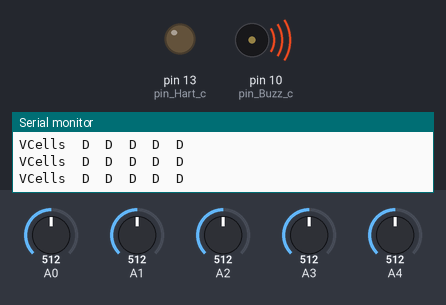
A sketch run on a simulated Arduino Nano, built with avr-gcc and run on an emulated ATmega328P. Parts: output pins drawn as LEDs (lit = HIGH), buzzer (waves = sounding), the last lines printed to the serial monitor. The inputs (shaded band) are chosen by the test bench; at power-on: A0 = 512, A4 = 512, A1 = 512, A2 = 512, A3 = 512. Random numbers use the default seed unless the sketch sets one.

Above: at 1.5 s.
1.6 s: A0 set to 30
At 2.8 s:
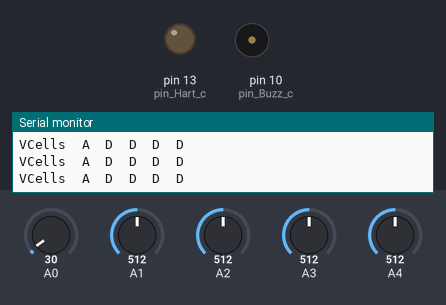
4.6 s: A4 set to 30
7.6 s: A1 set to 57
At 9.48 s:
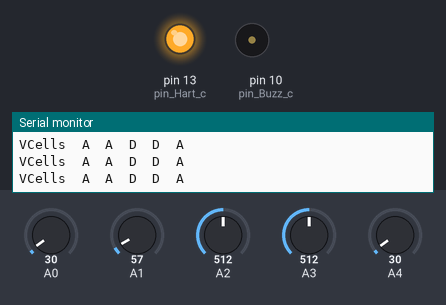
10.6 s: A1 set to 48
13.6 s: A2 set to 30
16.4 s: A3 set to 186
18.5 s: A3 set to 170
Timing chart, 0 to 21.5 s (numbered marks = the images above; inputs shaded):
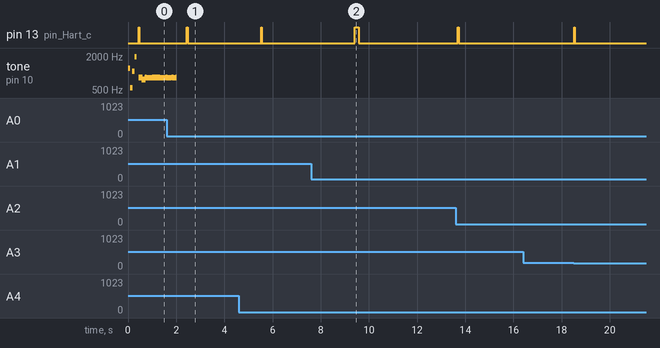

Measured:
- by itself, tone on pin 10 (pin_Buzz_c): plays 840 Hz for 0.01 s, 831 Hz for 0.01 s, 830 Hz for 0.20 s, 834 Hz for 0.01 s, 835 Hz for 0.01 s, 829 Hz for 0.01 s … (11 notes in this stretch)

The sketch:

Main.ino
```cpp
///////////////////////////////////////////////////////////////////////////////////////////////////////////////////
///////////////////////////////////////////////////////////////////////////////////////////////////////////////////
/*
		Version 1: 7 Juillet 2017
		Auteur: Jimmy Poirier

		-Le programme du BMS 5 cellules Li-ion as principalement pour objectif de
		superviser la tention de chacune des 5 cellules de la batterie 18.5V.
		-La carte communique avec le BMS de la batterie voisine dans le but que
		chacune d'entre elle puissent détecter une défaillance de l'autre.
		-La carte communique avec un haute à l'aide du protocole UART.
*/
///////////////////////////////////////////////////////////////////////////////////////////////////////////////////
///////////////////////////////////////////////////////////////////////////////////////////////////////////////////

const long serialBautRate_c = 115200;  //baud rate UART matériel

///////////////////////////////////
//	Pin Description:
const int pin_VCells_c[5] = {0,	1,	2,	3,	4};

const int pin_IBat_c = 5;		//Sonde de courant
const int pin_Temp_c = 6;		//Sonde de température

const int pin_Buzz_c = 10;
const int pin_Hart_c = 13;
const int pin_Relais = 5;

///////////////////////////////////
//  Constante type d'alarme
const int alrm_aucune_c   = 0;		//aucune alarme
const int alrm_batMax_c   = 1;		//alarme batterie trop haute
const int alrm_batLow_c   = 2;		//alarme batterie basse
const int alrm_batCritq_c = 3;		//alarme batterie très basse
const int alrm_batMin_c	  = 4;		//alarme batterie trop basse

///////////////////////////////////
//	Variables Constantes:
const long usPerSec_c = 1000000;						//nombre de us dans 1 seconde

const long freqLoopSurv_c = 100;								//Fréquance de la boucle de surveillance, (hz)
const long periodLoopSurv_c = usPerSec_c / freqLoopSurv_c;		//Période de la boucle de surveillance

const long hartTmpPeriod_c = usPerSec_c;						//Période Hart	   (us = 1sec / hz) ou (us = 1sec * periode)
const long hartTmpActif_c  = hartTmpPeriod_c / 40;				//Temps actif Hart (us = hartTmpPeriod / diviseur)

const long buzzTmpPeriod_c = usPerSec_c * 10;					//Période Hart	   (us = 1sec / hz) ou (us = 1sec * periode)
const long buzzTmpActif_c  = buzzTmpPeriod_c / 40;				//Temps actif Hart (us = hartTmpPeriod / diviseur)

const float propMoyVcell_c = 0.1;								//Proportion de la tention des cellule moyenné sur la valeur précédente

const float maxAnal_c = 1024;						//Valeur de 100% d'entre analogique
const float vReff_c = 1.1;						//Référence analogique interne
const float mullVcells_c[5] = {	23.453,	23.308,	23.218,	23.135,	23.082 };		//division du diviseur de tention


const float vCellMax_c	 = 4.23;				//tention maximale toléré
const float vCellBas_c	 = 3.5;					//tention avertissement bas
const float vCellTresBas_c = 3.3;					//tention avertissement tre bas
const float vCellMin_c     = 3.0;					//tention minimale toléré

///////////////////////////////////
//	Variables d'états:
long etatHart_g = 0;
long etatBuzz_g = 0;
long crono1_g = 0;   			//Cronometre de loop(), en us
long periodLoopSurvCorr_g = 0;	//période corrigé pour la syncronisation

int etatVCells_g = 0;				//seul l'état 0 n'est pas une alarme

///////////////////////////////////
//	Variables de mesure

float vCellsMoy_g[5] = {0,0,0,0,0};
float vTotalCells = 0.0f;

///////////////////////////////////////////////////////////////////////////////////////////////////////////////////
//*******************************  Fonctions Maitresses  **********************************************************
///////////////////////////////////////////////////////////////////////////////////////////////////////////////////

//Initialisation
void setup()
{
	  startupMusic();								//Son d'indication de démarage

	  Serial.begin(serialBautRate_c);				//Initialisation de la communication Série

	  analogReference(INTERNAL);					//Mise de la référence à l'interne 1.1v

	  check_VCells(true);							//Première lecture des tentions

	  pinMode(pin_Hart_c, OUTPUT);

	  periodLoopSurvCorr_g = periodLoopSurv_c;		//initialisation de la période corrigé
}


//Boucle Maitresse
void loop()
{
	///------Init loop()--------------------//
	long temps1 = micros();


	//------Boucle Rapide, UART-------------//
	//byte idRecus = check_ARCOM();				//Vérifier données recus


	//------Boucle lente de surveillance----//
	if(crono1_g >= periodLoopSurvCorr_g)		//Activé apres le délais
	{
		check_VCells(false);

		//check_Current();

		//check_SecondBMS_State();

		maj_Hart(crono1_g);

		maj_Buzz(crono1_g, etatVCells_g);

		periodLoopSurvCorr_g = periodLoopSurv_c - (crono1_g % periodLoopSurvCorr_g);	//Prochaine période ajusté à cause du dépassement
		crono1_g = 0;							//Reset du crono
	}


	//------Maj Crono-----------------------//
	delayMicroseconds(100);			//petit délais peut être pas nécessais, pour être sur de la fiabilité du deltaMicros
	crono1_g += deltaMicros( temps1 , micros() );
}


///////////////////////////////////////////////////////////////////////////////////////////////////////////////////
//*******************************  Fonctions Récurantes  **********************************************************
///////////////////////////////////////////////////////////////////////////////////////////////////////////////////

//Vérifier la tention de chaque cellule
void check_VCells(boolean firstTime)
{
	float prop	  = propMoyVcell_c;
	if(firstTime){prop = 1.0;}		//si première lecture, pas de moyenne
	float invProp = 1.0 - prop;		//Filtre passe bas, moyenne temporel sur les tentions
	float vTotalCells = 0.0;

	Serial.print("VCells ");
	for(int cell = 0; cell < 5; cell ++)
	{
		//(ancienVoltage * 1-prop   +  nouveau voltage * prop)
		vCellsMoy_g[cell] = vCellsMoy_g[cell] * invProp + ((float)(analogRead(pin_VCells_c[cell]) / maxAnal_c) * vReff_c * mullVcells_c[cell]) * prop;

		if	   (vCellsMoy_g[cell] <= vCellMin_c    )  { etatVCells_g = alrm_batMin_c;  Serial.print(" A ");}
		else if(vCellsMoy_g[cell] <= vCellTresBas_c)  { etatVCells_g = alrm_batCritq_c; Serial.print(" B ");}
		else if(vCellsMoy_g[cell] <= vCellBas_c    )  { etatVCells_g = alrm_batLow_c;  Serial.print(" C ");}
		else if(vCellsMoy_g[cell] >= vCellMax_c    )  { etatVCells_g = alrm_batMax_c;  Serial.print(" D ");}
		else {}
		//Serial.print(" : "); Serial.print(vCellsMoy_g[cell],4);

		vTotalCells += vCellsMoy_g[cell];		//on additionne les 5 cellules pour obtenir la tention totale
	}
	Serial.println();
}

//Vérifier le courent actuel de la batterie
void check_Current()
{}

//Vérification récurente de l'état de marche de l'autre BMS. Lecture de son HartBeat
void check_SecondBMS_State()
{}

//Vérifier si les alarmes sont toujours valides
void maj_Alarmes()
{
}

//Met à jour de l'état de la LED Hart
void maj_Hart(long cronoIn)
{
	if(etatHart_g < hartTmpActif_c)				//Allumage DEL
	{	digitalWrite(pin_Hart_c, HIGH);	}
	else										//Fermeture DEL
	{	digitalWrite(pin_Hart_c, LOW);	}

	etatHart_g += cronoIn; if(etatHart_g >= hartTmpPeriod_c){etatHart_g = etatHart_g % hartTmpPeriod_c;}	//Période fini, reset
}

//Met à jour de l'état du Buzzer
void maj_Buzz(long cronoIn, int typeIn)
{
	if(typeIn == alrm_batCritq_c || typeIn == alrm_batMin_c || typeIn == alrm_batMax_c)
	{
		if(etatBuzz_g < buzzTmpActif_c / 2) //ton 1
		{	tone(pin_Buzz_c, cronoIn / 12);	}
		else if(etatBuzz_g < buzzTmpActif_c) //ton 2
		{	tone(pin_Buzz_c, cronoIn / 13);	}
		else if(etatBuzz_g < buzzTmpActif_c * 3) //ton 2
		{	tone(pin_Buzz_c, cronoIn / 12);	}
		else
		{	noTone(pin_Buzz_c);				}
	}
	else if(typeIn == alrm_batLow_c)
	{
		if(etatBuzz_g < buzzTmpActif_c / 2) //ton 1
		{	tone(pin_Buzz_c, cronoIn / 10);	}
		else if(etatBuzz_g < buzzTmpActif_c) //ton 2
		{	tone(pin_Buzz_c, cronoIn / 15);	}
		else
		{	noTone(pin_Buzz_c);				}
	}
	else //alrm_aucune
	{
		noTone(pin_Buzz_c);
	}

	etatBuzz_g += cronoIn; if(etatBuzz_g >= buzzTmpPeriod_c){etatBuzz_g = etatBuzz_g % buzzTmpPeriod_c;}	//Période fini, reset et ajustement du dépassement
}

///////////////////////////////////////////////////////////////////////////////////////////////////////////////////
//*******************************  Fonctions Évenementielles  *****************************************************
///////////////////////////////////////////////////////////////////////////////////////////////////////////////////

void startupMusic()
{
	 for(int x = 0; x < 4; x ++)
	 {
		int rnd = random(400,2000) + (x * 100);
		tone(pin_Buzz_c, rnd, 20);  //tone(pin, hz, ms)
		delay(30);
		tone(pin_Buzz_c, rnd, 20);  //tone(pin, hz, ms)
		delay(30);
		tone(pin_Buzz_c, rnd, 20);  //tone(pin, hz, ms)
		delay(30);
	 }
}

//Le relais ne doit être fermer que ICI (Par Sécurité programique)
void essayerFermerRelais()
{
}

//Le relais ne doit être ouvert que ICI (Par Sécurité programique)
void ouvrirRelais()
{
	if(etatVCells_g == alrm_batMax_c || etatVCells_g == alrm_batMin_c)  //la tention de une cellule et + est inaxeptable
	{
		digitalWrite(pin_Relais, LOW);										//Coupure de la sortie de courant de la batterie
	}
}

///////////////////////////////////////////////////////////////////////////////////////////////////////////////////
//*******************************  Utilitaires ********************************************************************
///////////////////////////////////////////////////////////////////////////////////////////////////////////////////


//FONCTION BIDON, EN ATTENTE DE LA FONCTION ARCOM
byte check_ARCOM()
{
	return 0;
}
```

UtilitairesV1.ino
```cpp
///////////////////////////////////////////////////////////////////////////////////////////////////////////////////
///////////////////////////////////////////////////////////////////////////////////////////////////////////////////
/*
		Utilitaires temporels V-1.1

		Version 1: 02-2015
		Auteur: Jimmy Poirier

		-deltaMicros calcule le temps passé en en micro seconde
		sans risquer d'être erroné par le retour à 0 du cronometre pincipal
		-delaisComplex combine la durée de millis et la précision de micros
*/
///////////////////////////////////////////////////////////////////////////////////////////////////////////////////
///////////////////////////////////////////////////////////////////////////////////////////////////////////////////

//calcule du temps entre deux emprunte en prenant en compte le role over du LONG
unsigned long deltaMicros(unsigned long emprunte1 , unsigned long emprunte2)
{
  unsigned long maximLong = 4294967295uL;
  unsigned long durerSortie = 0;

  if(emprunte2 < emprunte1)
  {
    durerSortie = (maximLong - emprunte1) + emprunte2; //compensation du dépassemen du nombre maximum
  }
  else
  {
    durerSortie = emprunte2 - emprunte1;
  }

  return durerSortie;
}

//dÃ©lais complex suprime les limitation de delay et delay micros
//******Il faudrait dÃ©terminer le temps que prend cette mÃ©thode et la soustraire au dÃ©lais
void delaisComplex(unsigned long microseconde) //limitÃ© a environ 70 minutes
{
   long milliSec = microseconde / 1000;
   int microSec = (microseconde / 1000000) - (milliSec * 1000);
   delay(milliSec);
   delayMicroseconds(microSec);
}
```
